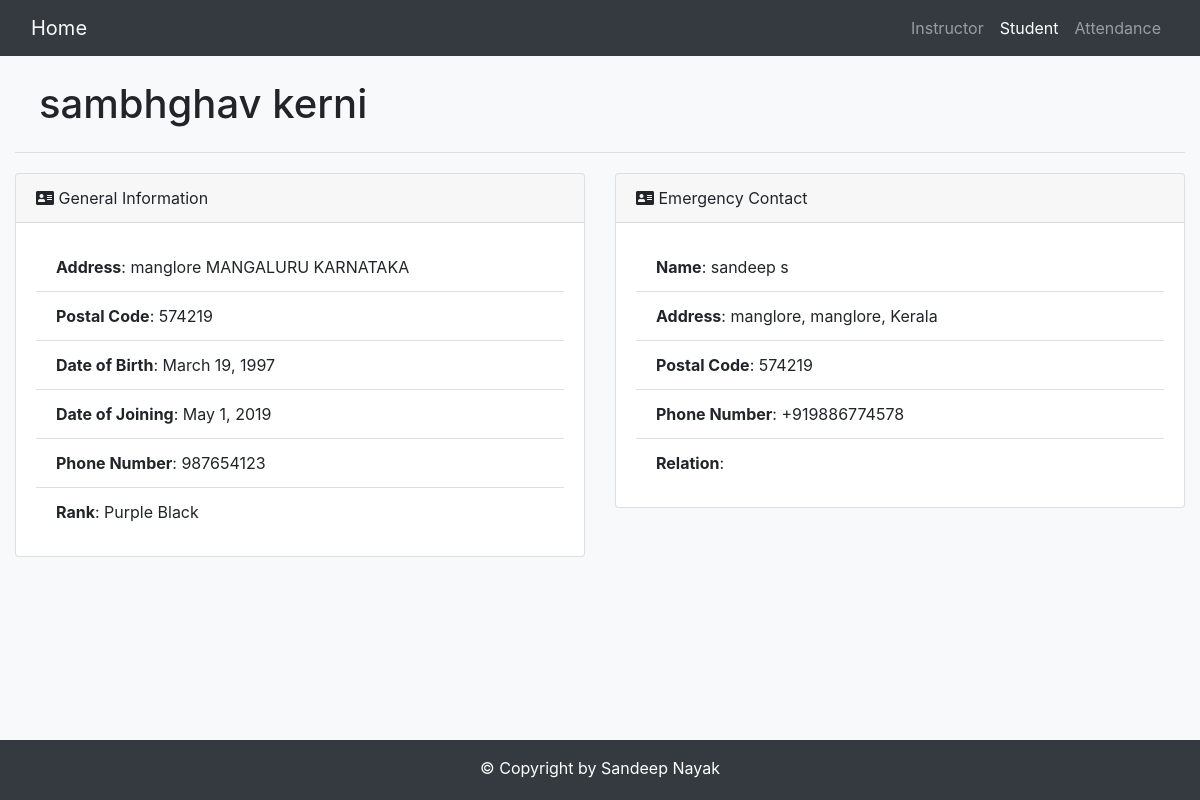
The page /student/7 on the database its author committed.
### student/models.py (models this page shows, shortened)
class Student(models.Model):
    first_name = models.CharField(max_length=100)
    last_name = models.CharField(max_length=100)
    street_name = models.CharField(max_length=100, default="NA")
    city = models.CharField(max_length=100, default="NA")
    province = models.CharField(max_length=100, default="NA")
    postal_code = models.CharField(max_length=10, default="NA")
    date_of_birth = models.DateField()
    date_of_joining = models.DateField(default=timezone.now)
    phone_number = models.CharField(validators=[phone_regex], max_length=17, blank=True)
    rank = models.CharField(max_length=50, choices=BELT_COLOR, default='White')
    guardian = models.ForeignKey(Guardian, null=True, blank=True, on_delete=models.SET_NULL, related_name='children')
    def address(self):
        return self.street_name + " " + self.city + " " + self.province
    def __str__(self):
        return self.first_name +" " + self.last_name

class Guardian(models.Model):
    first_name = models.CharField(max_length=100)
    last_name = models.CharField(max_length=100)
    street_name = models.CharField(max_length=100, default="NA")
    city = models.CharField(max_length=100, default="NA")
    province = models.CharField(max_length=100, default="NA")
    postal_code = models.CharField(max_length=10, default="NA")
    phone_number = models.CharField(validators=[phone_regex], max_length=17, blank=True)
    def address(self):
        return self.street_name + ", " + self.city + ", " + self.province
    def __str__(self):
        return self.first_name + " " + self.last_name

### student/views.py (the view)
# urls.py: path('student/<pk>', views.studentdetail, name='detail'),
def studentdetail(request, pk):
    student_detail = Student.objects.get(pk=pk)
    guardian_detail = student_detail.guardian
    attendance_detail = Attendance.objects.filter(student=pk)
    context = {
        'stu': student_detail,
        'guardian': guardian_detail,
        'attendance': attendance_detail,
            }
    return render(request, 'student/detail.html', context)

### student/templates/student/detail.html (shortened to what this page needs)
{% extends 'student/base.html' %}
{% load staticfiles %}
{% block css %}
<link rel="stylesheet" href="{% static 'student\detail.css' %}">
{% endblock %}
{% block activestudent %}active{% endblock %}
{% block body %}
	<div class="container-fluid" style="padding-bottom: 100px;">
		<div class="m-4">
			<h1>{{ stu }}</h1>
		</div>
        <hr>
		<div class="row margin-top-20">
			<div class="col-md-12">
				<div class="row">
					<div class="col-md-6" id="Information">
						<div class="card">
							<div class="card-header">
								<i class="fas fa-address-card"></i>
								General Information
							</div>
							<div class="card-body">
								<ul class="list-group list-group-flush">
									<li class="list-group-item">
										<span style="font-weight:bold">Address</span>: {{ stu.address }}</li>
									<li class="list-group-item">
										<span style="font-weight:bold">Postal Code</span>: {{ stu.postal_code }}</li>
									<li class="list-group-item">
										<span style="font-weight:bold">Date of Birth</span>: {{ stu.date_of_birth }}</li>
									<li class="list-group-item">
										<span style="font-weight:bold">Date of Joining</span>: {{ stu.date_of_joining }}</li>
									<li class="list-group-item">
										<span style="font-weight:bold">Phone Number</span>: {{ stu.phone_number }}</li>
									<li class="list-group-item">
										<span style="font-weight:bold">Rank</span>: {{ stu.rank }}</li>
								</ul>
							</div>
						</div>
					</div>
					<div class="col-md-6" id="Contact">
						<div class="card">
							<div class="card-header">
								<i class="fas fa-address-card"></i>
								Emergency Contact
							</div>
							<div class="card-body">
								{% if guardian %}
								<ul class="list-group list-group-flush">
									<li class="list-group-item">
										<span style="font-weight:bold">Name</span>: {{ guardian }}</li>
									<li class="list-group-item">
										<span style="font-weight:bold">Address</span>: {{ guardian.address }}</li>
									<li class="list-group-item">
										<span style="font-weight:bold">Postal Code</span>: {{ guardian.postal_code }}</li>
									<li class="list-group-item">
										<span style="font-weight:bold">Phone Number</span>: {{ guardian.phone_number }}</li>
									<li class="list-group-item">
										<span style="font-weight:bold">Relation</span>: {{ guardian.relation }}</li>
								</ul>
								{% else %}
								<p> There is no Emergency Contact Added. </p>
								{% endif %}
							</div>
						</div>
					</div>
				</div>
			</div>
		</div>
    </div>
{% endblock %}

### student/static/student/detail.css (style rules this page uses)
.margin-top-20 { margin-top: 20px; }

### rows shown on the page
Student: first_name+last_name "sambhghav kerni", address "manglore MANGALURU KARNATAKA", postal_code "574219", date_of_birth "March 19, 1997", date_of_joining "May 1, 2019", phone_number "987654123", rank "Purple Black"
Guardian: first_name+last_name "sandeep s", address "manglore, manglore, Kerala", postal_code "574219", phone_number "+919886774578"
